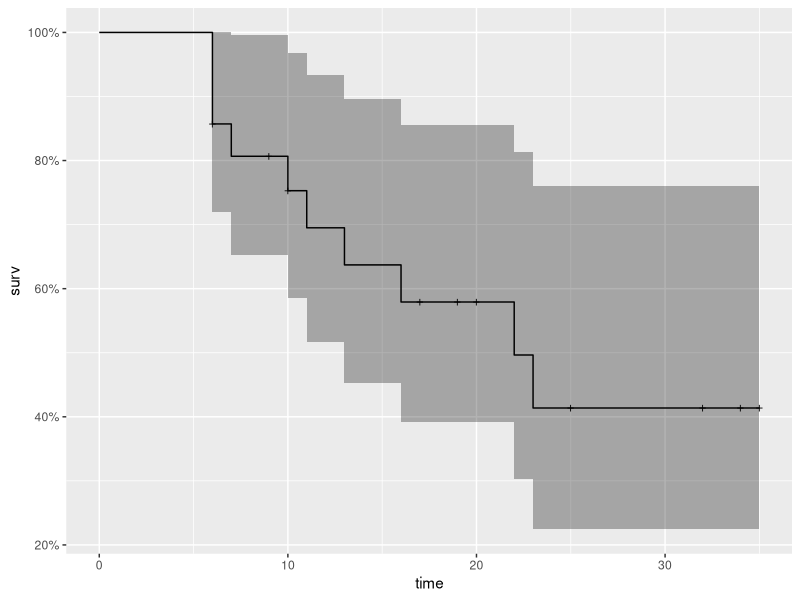
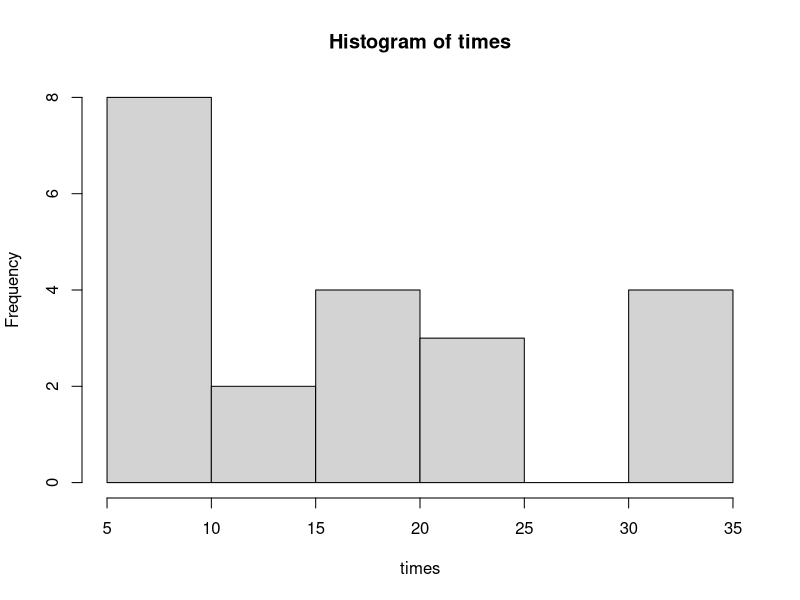
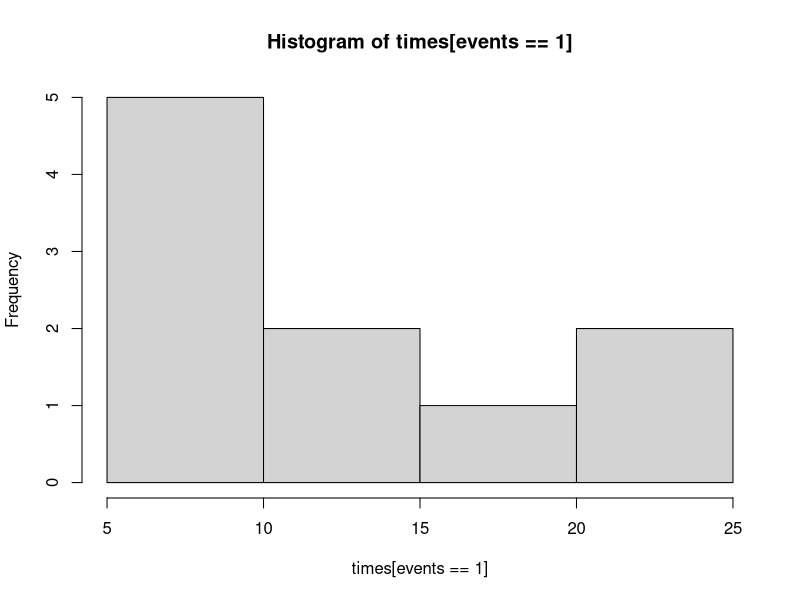
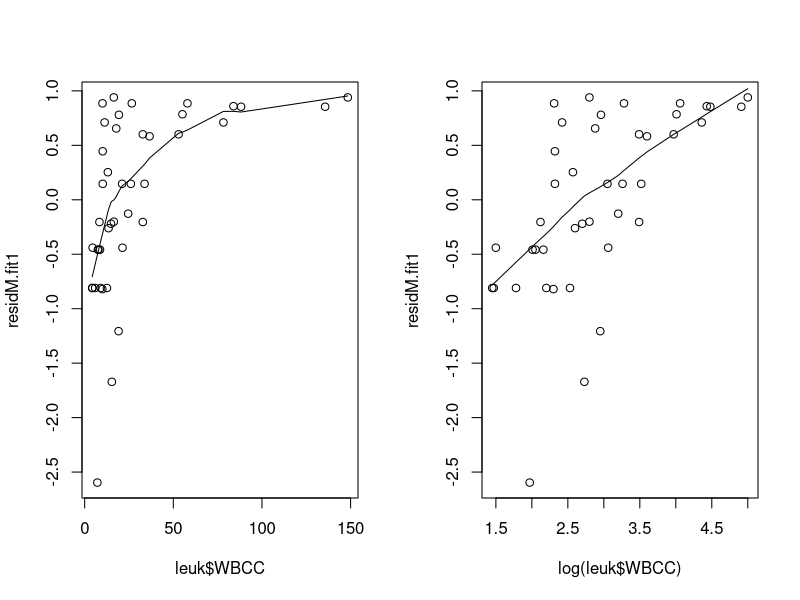
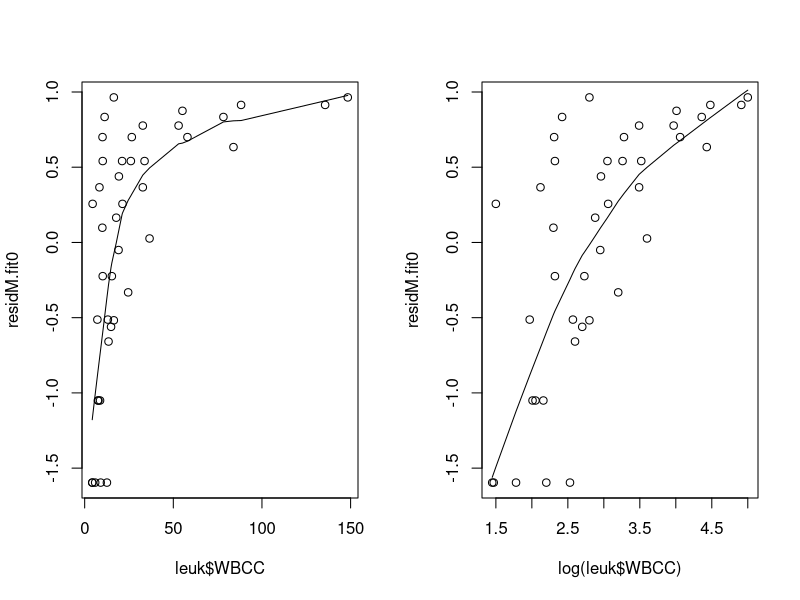
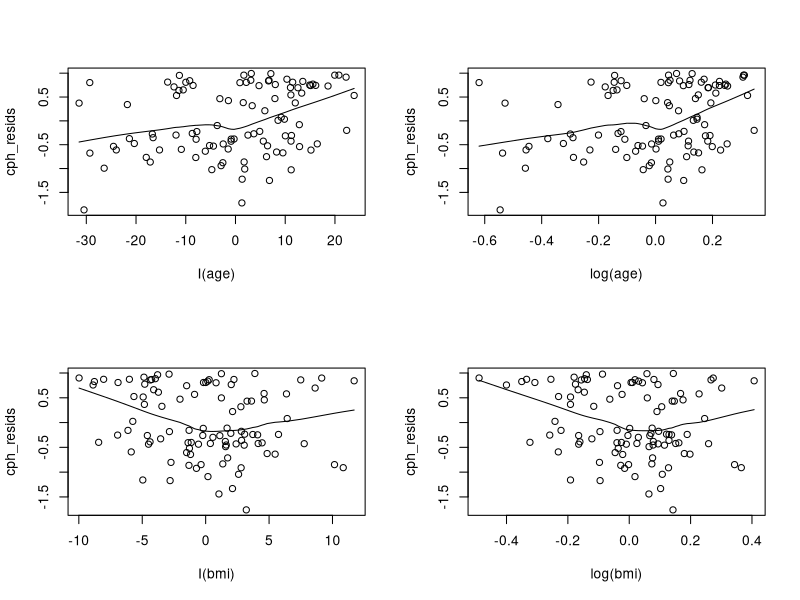
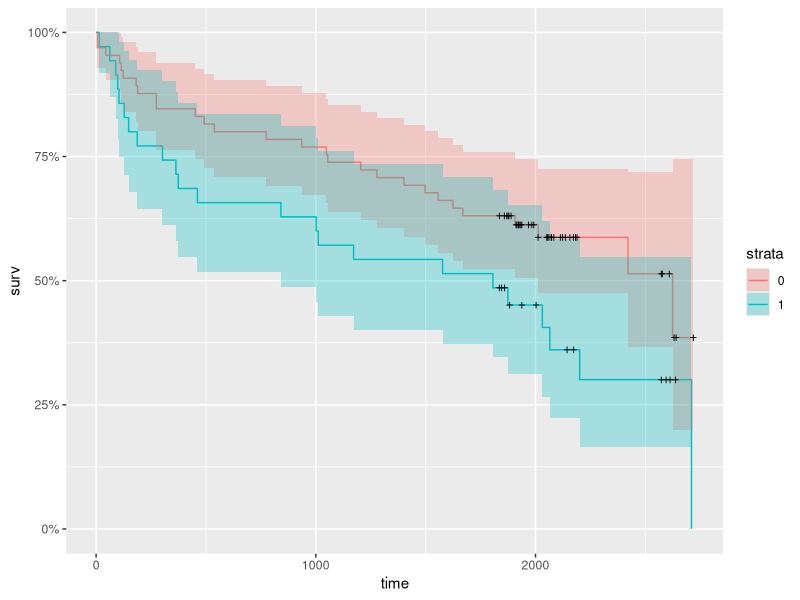
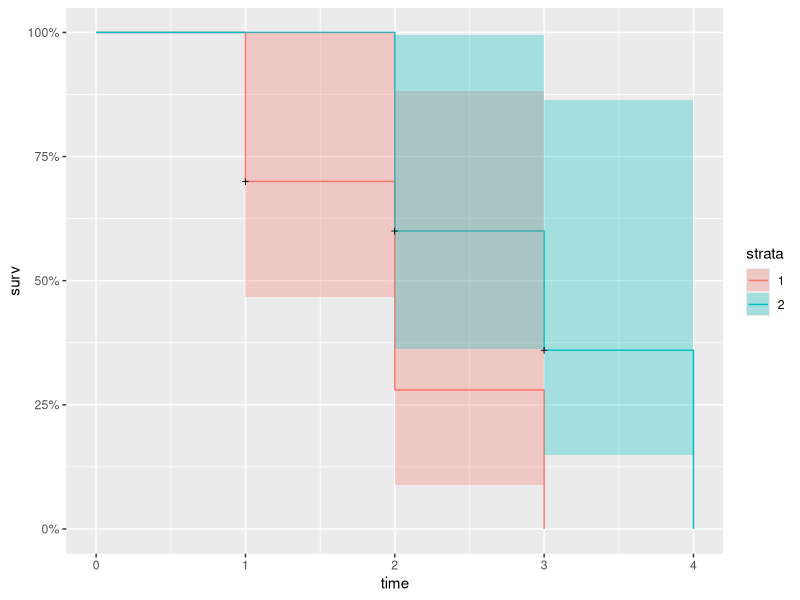

The R script that drew these images, in order:
## ---- chunk 1
library(here)
library(dplyr)
library(ggplot2)
library(magrittr)
library(data.table)
library(purrr)
## ---- chunk 2
require(survival)
times <- c(6, 6, 6, 6, 7, 9, 10, 10, 11, 13, 16, 17, 19, 20, 22, 23, 25, 32, 32, 34, 35)
events<- c(1, 1, 1, 0, 1, 0, 1,  0,  1,  1,  1,  0,  0,  0,  1,  1,  0,  0,  0,  0,  0)
survs <- Surv(times, events)
survs
## ---- chunk 3
require(ggfortify)
sfit <- survfit(survs ~ 1)
summary(sfit)
print(sfit)
autoplot(sfit)
## ---- chunk 4
print(sfit, print.rmean = T)
mean(times)
hist(times)
hist(times[events == 1])
## ---- chunk 5
wor <- read.table(here("data", "whas500.dat"), header = T)
# colnames(wor100) <- c("id", "admitdate", "foldate", "los", "lenfol", "fstat", "age", "gender", "bmi")

## ---- chunk 6
cfit1 <- coxph(Surv(lenfol, fstat) ~ sbp + dbp + cvd + chf, data = wor)
summary(cfit1)
## ---- chunk 7
exp(10*coef(cfit1)[1])
## ---- chunk 8
cfit2 <- coxph(Surv(lenfol, fstat) ~ sbp10 + dbp + cvd + chf, 
               data = mutate(wor, sbp10 = sbp / 10))
summary(cfit2)

## ---- chunk 9
cfit3 <- coxph(Surv(lenfol, fstat) ~ cvd + chf, 
               data = wor)
summary(cfit3)
anova(cfit1, cfit3)
## ---- chunk 10

library(survival)		# make survival functions available
options(digits = 8)		# increase number of digits in results
leuk <- read.table(here("data", "leukemia.csv"), header = TRUE, sep=",")
summary(leuk)
## ---- chunk 11
fit1 <- coxph(Surv(TIME, STATUS)~ TREATMENT, data=leuk)
residM.fit1 <- resid(fit1,type="martingale")

par(mfrow=c(1,2))	#Back to separate graphs
plot(leuk$WBCC,residM.fit1)
lines(lowess(leuk$WBCC,residM.fit1))
plot(log(leuk$WBCC),residM.fit1); lines(lowess(log(leuk$WBCC),residM.fit1))
par(mfrow = c(1,1))
## ---- chunk 12
fit0 <- coxph(Surv(TIME, STATUS) ~ 1, data = leuk)
residM.fit0 <- resid(fit0, type = "martingale")

par(mfrow=c(1,2))	#Back to separate graphs
plot(leuk$WBCC,residM.fit0)
lines(lowess(leuk$WBCC,residM.fit0))
plot(log(leuk$WBCC),residM.fit0); lines(lowess(log(leuk$WBCC),residM.fit0))
par(mfrow = c(1,1))
## ---- chunk 13
wor <- read.table(here("data", "whas100.dat"), header = F)
colnames(wor) <- c("id", "admitdate", "foldate", "los", "lenfol", "fstat", "age", "gender", "bmi")
str(wor)
## ---- chunk 14
require(dplyr); require(purrr); require(survival)
all_covs   <- c("age", "bmi", "gender")
form_covs  <- c("age", "bmi")
transforms <- c("I", "log")
form0 <- Surv(lenfol, fstat) ~ 1

par(mfrow = c(length(form_covs), length(transforms)))

map(form_covs, function(x) {
  map(transforms, function(trans_func) {
    # store function name for printing / plotting and grab actual function from 
    # environment 
    
    func_name = trans_func
    trans_func = get(trans_func)
    dat = wor %>% mutate_at(vars(x), funs(trans_func))
    # cox fit of all covariates except x
    cph_fit = coxph(reformulate(setdiff(all_covs, x), form0[[2]]), data = dat)
    cph_resids = resid(cph_fit, type = "martingale")
    
    # lm fit of x, based on other covariates
    lm_fit = lm(reformulate(setdiff(all_covs, x), x), data = dat)
    lm_resids = resid(lm_fit, type = "response")
    
    # plots
    # plot(dat[[x]], cph_resids, xlab = paste(as.expression(trans_func), x));
    # lines(lowess(dat[[x]], cph_resids))
    plot(lm_resids, cph_resids, 
         xlab = paste0(func_name, "(", x, ")"));
         # xlab = x)
    lines(lowess(lm_resids, cph_resids))
  })
})


## ---- chunk 15
wor %<>% mutate(bmi2 = abs(bmi - 27))
fit <- coxph(Surv(lenfol, fstat) ~ age + gender + bmi2, data = wor)
drop1(fit)
fit <- coxph(Surv(lenfol, fstat) ~ age + bmi2, data = wor)
drop1(fit)
cox.zph(fit, transform = "km")
cox.zph(fit, transform = "identity")
cox.zph(fit, transform = "log")
## ---- chunk 16
dfb_resids <- resid(fit, type = "dfbeta")
dfb_resids_scaled <- abs(dfb_resids * matrix(1 / coef(fit), ncol = 2, nrow = 100, byrow = T))
dfb_resids[apply(dfb_resids_scaled, 2, which.max), ]
dfb_resids_scaled[apply(dfb_resids_scaled, 2, which.max), ]
## ---- chunk 17
fit_exp <- survreg(formula = Surv(lenfol, fstat) ~ gender, data = wor, dist = "exponential")
summary(fit_exp)
survfit(Surv(lenfol, fstat) ~ gender, data = wor) %>% autoplot
predict(fit_exp, newdata=list(gender=c(0,1)), type='quantile', p=c(.25, .5, .75)) 

## ---- chunk 18
ties <- read.table(here("data", "ties.txt"), header = T)
str(ties)
## ---- chunk 19
require(ggfortify)
survfit(Surv(TIME, STATUS) ~ GROUP, data = ties) %>%
  autoplot
## ---- chunk 20
survdiff(Surv(TIME, STATUS) ~ GROUP, data = ties)
## ---- chunk 21
map(c("breslow", "efron", "exact"), ~coxph(Surv(TIME, STATUS) ~ GROUP, data = ties,
                                           ties = .x) %>% summary)
## ---- chunk 22
ano <- haven::read_sav(here("data", "anorexia.sav"))
str(ano)

ano %<>% mutate_if(haven::is.labelled, haven::as_factor)
str(ano)
## ---- chunk 23
survfit(Surv(menstrwk, recover) ~ ins, data = ano) %>% plot(fun = "event")
survfit(Surv(menstrwk, recover) ~ ins, data = ano) %>% plot(fun = "cloglog")

## ---- chunk 24
fit1 <- coxph(Surv(menstrwk, recover) ~ ins, data = ano)
cox.zph(fit1, transform = "identity")
cox.zph(fit1, transform = "km")
cox.zph(fit1, transform = "log")
## ---- chunk 25
coxph(Surv(menstrwk, recover) ~ fsh + leptine + amh + ins, data = ano)# %>% summary
coxph(Surv(menstrwk, recover) ~ fsh + leptine + amh + strata(ins), data = ano)# %>% summary
